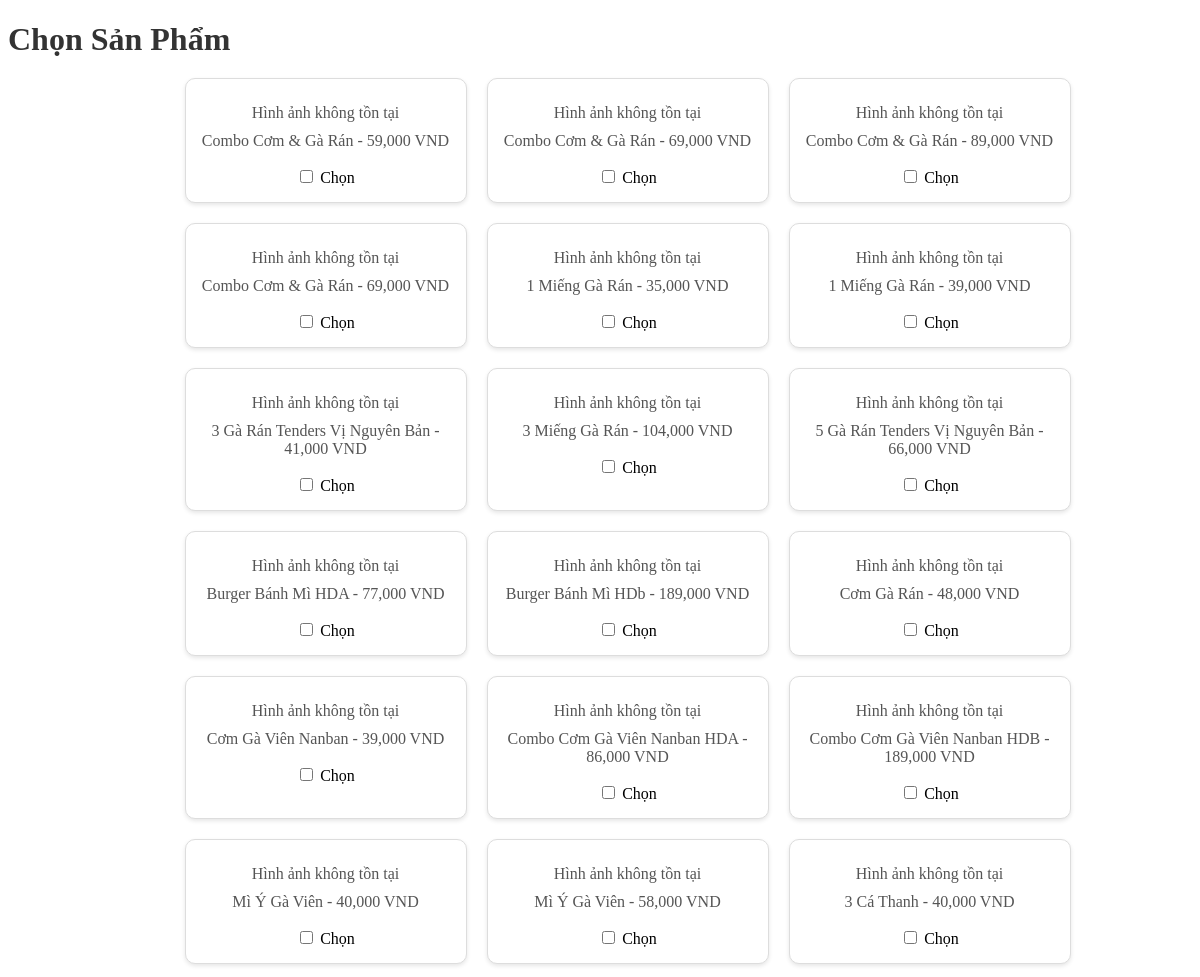
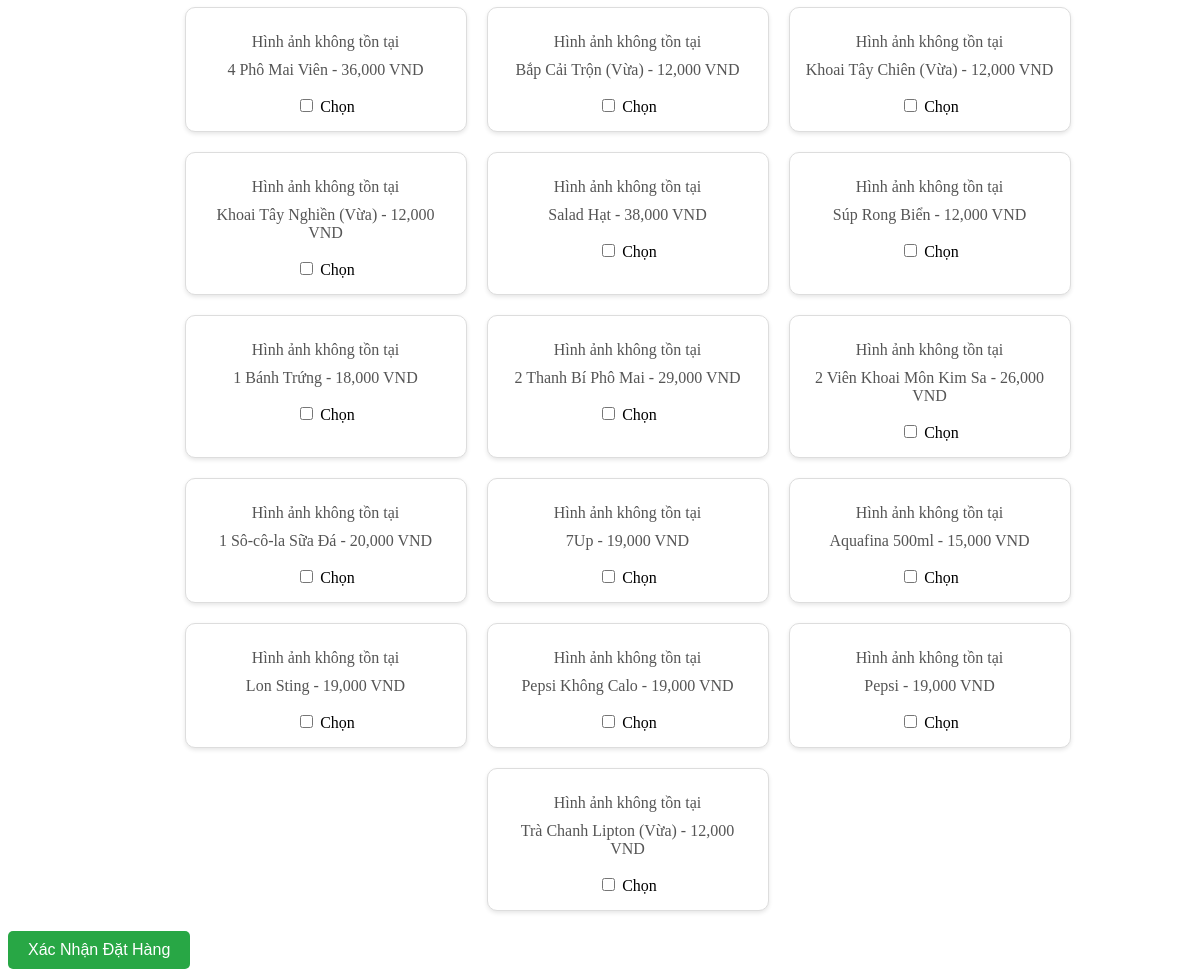
Screenshot of /page/chon_sanpham/index.php with the database file from the repository (2 pictures, top to bottom).
### tables this page shows
CREATE TABLE `sanpham` (
  `MaSP` int(11) NOT NULL,
  `IDLoaiSP` int(11) NOT NULL,
  `TenSP` varchar(100) NOT NULL,
  `img` varchar(1000) NOT NULL,
  `dongia` int(11) NOT NULL,
  `MotaSP` varchar(100) NOT NULL
);

### class/classdb.php (called while the page is built, shortened)
<?php
    class database{
        private function ketnoi(){
            $conn=new mysqli("localhost","root","","thedreamteam");
            if($conn->connect_error){
                echo "Kết nối thất bại!";
                exit();
            }
            else{
                return $conn;
            }
        }
        public function xuatdulieu($sql){
            $link=$this->ketnoi();
            $arr=array();
            $result=$link->query($sql);
            if($result->num_rows){
                while($row=$result->fetch_assoc())
                $arr[]=$row;
            return $arr;
            }
            else{
                return 0;
            }
        }
    }
?>

### page/chon_sanpham/index.php (the view, shortened to what this page needs)
<?php
$db = new database();
$sql = "SELECT sanpham.MaSP, sanpham.TenSP, sanpham.img, sanpham.dongia, danhmucsp.IDLoaiSP
        FROM sanpham
        JOIN danhmucsp ON sanpham.IDLoaiSP = danhmucsp.IDLoaiSP";
$products = $db->xuatdulieu($sql);
?>
<!DOCTYPE html>
<html lang="en">
<head>
</head>
<body>
    <h1>Chọn Sản Phẩm</h1>
    <form action="" method="post">
        <div class="product-list">
            <?php if (!empty($products)): ?>
                <?php foreach ($products as $product): ?>
                    <div class="product-item">
                        <?php
                        $filePath = "./assets/images/" . $product['img'];
                        if (file_exists($filePath)): ?>
                            <img src="<?php echo $filePath; ?>" alt="<?php echo $product['TenSP']; ?>">
                        <?php else: ?>
                            <p>Hình ảnh không tồn tại</p>
                        <?php endif; ?>
                        <p><?php echo $product['TenSP']; ?> - <?php echo number_format($product['dongia']); ?> VND</p>
                        <input type="checkbox" name="products[]" value="<?php echo $product['MaSP']; ?>"> Chọn
                    </div>
                <?php endforeach; ?>
            <?php else: ?>
                <p>Không có sản phẩm nào để hiển thị.</p>
            <?php endif; ?>
        </div>
        <button type="submit">Xác Nhận Đặt Hàng</button>
    </form>
</body>
</html>

### page/chon_sanpham/index.php (style rules this page uses)
h1 { color: #333; margin-bottom: 20px; }
.product-list { display: flex; flex-wrap: wrap; gap: 20px; padding-left: 55px; justify-content: center; max-width: 1200px; }
.product-item { background-color: #fff; border: 1px solid #ddd; border-radius: 10px; width: 250px; padding: 15px; text-align: center; box-shadow: 0 2px 4px rgba(0, 0, 0, 0.1); }
.product-item p { margin: 10px 0; font-size: 16px; color: #555; }
.product-item input { margin-top: 10px; }
button { background-color: #28a745; color: #fff; border: none; padding: 10px 20px; font-size: 16px; border-radius: 5px; cursor: pointer; margin-top: 20px; }

### rows the page displays
sanpham: shows "Hình ảnh không tồn tại", TenSP "Combo Cơm & Gà Rán", dongia "59,000"
sanpham: shows "Hình ảnh không tồn tại", TenSP "Combo Cơm & Gà Rán", dongia "69,000"
sanpham: shows "Hình ảnh không tồn tại", TenSP "Combo Cơm & Gà Rán", dongia "89,000"
sanpham: shows "Hình ảnh không tồn tại", TenSP "Combo Cơm & Gà Rán", dongia "69,000"
sanpham: shows "Hình ảnh không tồn tại", TenSP "1 Miếng Gà Rán", dongia "35,000"
sanpham: shows "Hình ảnh không tồn tại", TenSP "1 Miếng Gà Rán", dongia "39,000"
sanpham: shows "Hình ảnh không tồn tại", TenSP "3 Gà Rán Tenders Vị Nguyên Bản", dongia "41,000"
sanpham: shows "Hình ảnh không tồn tại", TenSP "3 Miếng Gà Rán", dongia "104,000"
sanpham: shows "Hình ảnh không tồn tại", TenSP "5 Gà Rán Tenders Vị Nguyên Bản", dongia "66,000"
sanpham: shows "Hình ảnh không tồn tại", TenSP "Burger Bánh Mì HDA", dongia "77,000"
sanpham: shows "Hình ảnh không tồn tại", TenSP "Burger Bánh Mì HDb", dongia "189,000"
sanpham: img "Hình ảnh không tồn tại", TenSP "Cơm Gà Rán", dongia "48,000"
sanpham: shows "Hình ảnh không tồn tại", TenSP "Cơm Gà Viên Nanban", dongia "39,000"
sanpham: shows "Hình ảnh không tồn tại", TenSP "Combo Cơm Gà Viên Nanban HDA", dongia "86,000"
sanpham: shows "Hình ảnh không tồn tại", TenSP "Combo Cơm Gà Viên Nanban HDB", dongia "189,000"
sanpham: img "Hình ảnh không tồn tại", TenSP "Mì Ý Gà Viên", dongia "40,000"
sanpham: img "Hình ảnh không tồn tại", TenSP "Mì Ý Gà Viên", dongia "58,000"
sanpham: img "Hình ảnh không tồn tại", TenSP "3 Cá Thanh", dongia "40,000"
sanpham: shows "Hình ảnh không tồn tại", TenSP "4 Phô Mai Viên", dongia "36,000"
sanpham: shows "Hình ảnh không tồn tại", TenSP "Bắp Cải Trộn (Vừa)", dongia "12,000"
sanpham: shows "Hình ảnh không tồn tại", TenSP "Khoai Tây Chiên (Vừa)", dongia "12,000"
sanpham: shows "Hình ảnh không tồn tại", TenSP "Khoai Tây Nghiền (Vừa)", dongia "12,000"
sanpham: img "Hình ảnh không tồn tại", TenSP "Salad Hạt", dongia "38,000"
sanpham: shows "Hình ảnh không tồn tại", TenSP "Súp Rong Biển", dongia "12,000"
sanpham: img "Hình ảnh không tồn tại", TenSP "1 Bánh Trứng", dongia "18,000"
sanpham: shows "Hình ảnh không tồn tại", TenSP "2 Thanh Bí Phô Mai", dongia "29,000"
sanpham: shows "Hình ảnh không tồn tại", TenSP "2 Viên Khoai Môn Kim Sa", dongia "26,000"
sanpham: shows "Hình ảnh không tồn tại", TenSP "1 Sô-cô-la Sữa Đá", dongia "20,000"
sanpham: img "Hình ảnh không tồn tại", TenSP "7Up", dongia "19,000"
sanpham: shows "Hình ảnh không tồn tại", TenSP "Aquafina 500ml", dongia "15,000"
sanpham: img "Hình ảnh không tồn tại", TenSP "Lon Sting", dongia "19,000"
sanpham: shows "Hình ảnh không tồn tại", TenSP "Pepsi Không Calo", dongia "19,000"
sanpham: img "Hình ảnh không tồn tại", TenSP "Pepsi", dongia "19,000"
sanpham: shows "Hình ảnh không tồn tại", TenSP "Trà Chanh Lipton (Vừa)", dongia "12,000"
